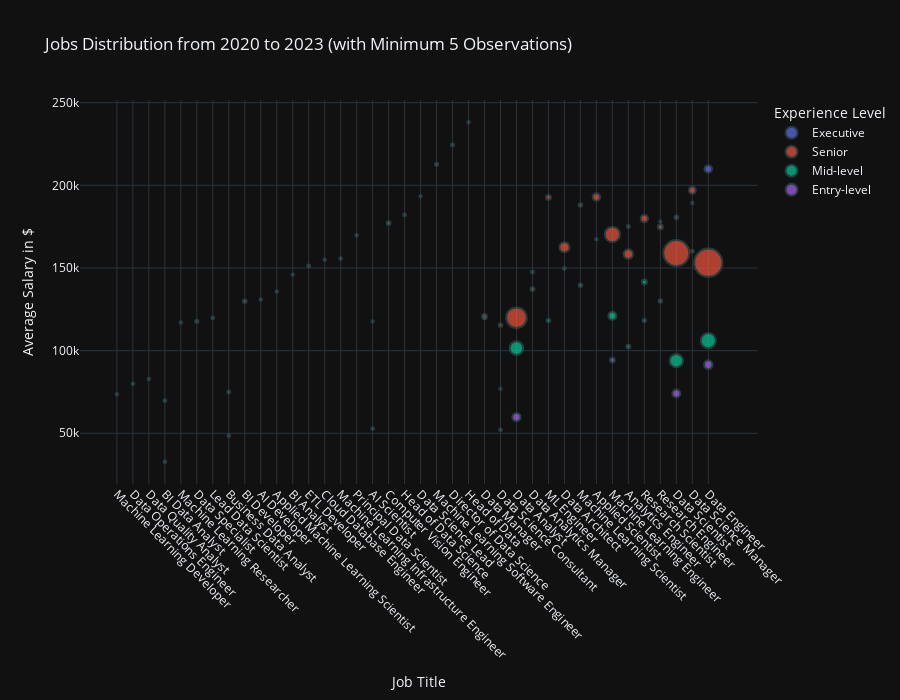

This figure's notebook cell:
### Markdown cell above
### question 1, chart 3

### Code cell
# Filtraggio dei dati per gli anni 2021, 2022, e 2023
df_filtered = df[df['work_year'].isin([2020,2021, 2022, 2023])]

# Calcolo del salario medio per titolo di lavoro ed esperienza
average_salary_by_job_experience = df_filtered.groupby(['job_title', 'experience_level'])['salary_in_usd'].mean().reset_index()
average_salary_by_job_experience.columns = ['job_title', 'experience_level', 'Salary in $']

# Calcolo del conteggio dei lavori per titolo di lavoro ed esperienza
job_counts = df_filtered.groupby(['job_title', 'experience_level'])['job_title'].count().reset_index(name='Job Count')

# Unione dei conteggi dei lavori con i dati dei salari medi
merged_data = average_salary_by_job_experience.merge(job_counts, on=['job_title', 'experience_level'])

# Ordinamento dei dati per salario in modo decrescente
merged_data_sorted = merged_data.sort_values(by='Salary in $', ascending=False)

# Filtro per considerare solo i titoli di lavoro con un numero minimo di osservazioni (es. almeno 5 osservazioni)
filtered_data = merged_data_sorted[merged_data_sorted['Job Count'] >= 5]

# Visualizzazione dei primi 10 record per controllare i dati filtrati
filtered_data.head(10)

# Creazione del bubble chart utilizzando i dati filtrati
fig_bolle = px.scatter(
    filtered_data,  # Limitazione ai primi 40 record per leggibilità
    x='job_title',
    y='Salary in $',
    size='Job Count',
    color='experience_level',
    template='plotly_dark',
    title='Jobs Distribution from 2020 to 2023 (with Minimum 5 Observations)',
    hover_name='job_title',  # Mostra il titolo del lavoro quando si passa sopra una bolla
    hover_data={'experience_level': True, 'Salary in $': True, 'Job Count': True}  # Dati aggiuntivi su hover
)

fig_bolle.update_layout(
    xaxis=dict(tickangle=45),
    xaxis_title='Job Title',
    yaxis_title='Average Salary in $',
    legend_title='Experience Level'
)

fig_bolle.update_traces(marker=dict(line=dict(width=2, color='DarkSlateGrey')))  # Contorno delle bolle
fig_bolle.update_layout(xaxis={'categoryorder':'total ascending'})  # Ordinamento delle etichette sull'asse x
fig_bolle.update_layout(height=700)  # Dimensioni del grafico
fig_bolle.show()

### Figure 1 — Plotly figure (JSON) as saved in the notebook; plotly's stock layout.template omitted (floating-point values rounded to 4 significant figures)
{"data": [{"customdata": [["Executive", 6], ["Executive", 8], ["Executive", 51], ["Executive", 5], ["Executive", 7], ["Executive", 12], ["Executive", 8]], "hovertemplate": "<b>%{hovertext}</b><br><br>experience_level=%{customdata[0]}<br>job_title=%{x}<br>Salary in $=%{y}<br>Job Count=%{customdata[1]}<extra></extra>", "hovertext": ["Head of Data", "Director of Data Science", "Data Engineer", "Data Science Manager", "Head of Data Science", "Data Scientist", "Analytics Engineer"], "legendgroup": "Executive", "marker": {"color": "#636efa", "line": {"color": "DarkSlateGrey", "width": 2}, "size": [6, 8, 51, 5, 7, 12, 8], "sizemode": "area", "sizeref": 1.795, "symbol": "circle"}, "mode": "markers", "name": "Executive", "orientation": "v", "showlegend": true, "type": "scatter", "x": ["Head of Data", "Director of Data Science", "Data Engineer", "Data Science Manager", "Head of Data Science", "Data Scientist", "Analytics Engineer"], "xaxis": "x", "y": [238200.0, 224400.0, 209900.0, 189280, 182100.0, 180600.0, 175125], "yaxis": "y"}, {"customdata": [["Senior", 9], ["Senior", 45], ["Senior", 5], ["Senior", 52], ["Senior", 21], ["Senior", 11], ["Senior", 49], ["Senior", 12], ["Senior", 22], ["Senior", 209], ["Senior", 6], ["Senior", 92], ["Senior", 608], ["Senior", 81], ["Senior", 7], ["Senior", 5], ["Senior", 718], ["Senior", 8], ["Senior", 5], ["Senior", 12], ["Senior", 11], ["Senior", 20], ["Senior", 380], ["Senior", 7], ["Senior", 9], ["Senior", 11], ["Senior", 6]], "hovertemplate": "<b>%{hovertext}</b><br><br>experience_level=%{customdata[0]}<br>job_title=%{x}<br>Salary in $=%{y}<br>Job Count=%{customdata[1]}<extra></extra>", "hovertext": ["Machine Learning Software Engineer", "Data Science Manager", "Data Science Lead", "Applied Scientist", "ML Engineer", "Machine Learning Scientist", "Research Scientist", "Computer Vision Engineer", "Research Engineer", "Machine Learning Engineer", "Principal Data Scientist", "Data Architect", "Data Scientist", "Analytics Engineer", "Machine Learning Infrastructure Engineer", "Cloud Database Engineer", "Data Engineer", "ETL Developer", "BI Analyst", "Data Analytics Manager", "BI Developer", "Data Manager", "Data Analyst", "Lead Data Scientist", "Data Specialist", "Data Science Consultant", "Data Quality Analyst"], "legendgroup": "Senior", "marker": {"color": "#EF553B", "line": {"color": "DarkSlateGrey", "width": 2}, "size": [9, 45, 5, 52, 21, 11, 49, 12, 22, 209, 6, 92, 608, 81, 7, 5, 718, 8, 5, 12, 11, 20, 380, 7, 9, 11, 6], "sizemode": "area", "sizeref": 1.795, "symbol": "circle"}, "mode": "markers", "name": "Senior", "orientation": "v", "showlegend": true, "type": "scatter", "x": ["Machine Learning Software Engineer", "Data Science Manager", "Data Science Lead", "Applied Scientist", "ML Engineer", "Machine Learning Scientist", "Research Scientist", "Computer Vision Engineer", "Research Engineer", "Machine Learning Engineer", "Principal Data Scientist", "Data Architect", "Data Scientist", "Analytics Engineer", "Machine Learning Infrastructure Engineer", "Cloud Database Engineer", "Data Engineer", "ETL Developer", "BI Analyst", "Data Analytics Manager", "BI Developer", "Data Manager", "Data Analyst", "Lead Data Scientist", "Data Specialist", "Data Science Consultant", "Data Quality Analyst"], "xaxis": "x", "y": [212700.0, 197000.0, 193400, 192900.0, 192700.0, 188100.0, 179900.0, 177100.0, 174800.0, 170300.0, 169700.0, 162500.0, 159000.0, 158400.0, 155700.0, 155000, 153200.0, 151200.0, 146000, 137195, 129800.0, 120700.0, 119900.0, 119800.0, 117800.0, 115400.0, 82860.0], "yaxis": "y"}, {"customdata": [["Mid-level", 5], ["Mid-level", 8], ["Mid-level", 7], ["Mid-level", 8], ["Mid-level", 23], ["Mid-level", 11], ["Mid-level", 6], ["Mid-level", 59], ["Mid-level", 6], ["Mid-level", 11], ["Mid-level", 5], ["Mid-level", 5], ["Mid-level", 205], ["Mid-level", 13], ["Mid-level", 167], ["Mid-level", 161], ["Mid-level", 6], ["Mid-level", 5], ["Mid-level", 8], ["Mid-level", 7]], "hovertemplate": "<b>%{hovertext}</b><br><br>experience_level=%{customdata[0]}<br>job_title=%{x}<br>Salary in $=%{y}<br>Job Count=%{customdata[1]}<extra></extra>", "hovertext": ["Research Engineer", "Data Science Manager", "Data Architect", "Data Analytics Manager", "Research Scientist", "Machine Learning Scientist", "Applied Machine Learning Scientist", "Machine Learning Engineer", "Data Manager", "ML Engineer", "AI Scientist", "Machine Learning Researcher", "Data Engineer", "Analytics Engineer", "Data Analyst", "Data Scientist", "Data Operations Engineer", "Data Science Consultant", "Business Data Analyst", "BI Data Analyst"], "legendgroup": "Mid-level", "marker": {"color": "#00cc96", "line": {"color": "DarkSlateGrey", "width": 2}, "size": [5, 8, 7, 8, 23, 11, 6, 59, 6, 11, 5, 5, 205, 13, 167, 161, 6, 5, 8, 7], "sizemode": "area", "sizeref": 1.795, "symbol": "circle"}, "mode": "markers", "name": "Mid-level", "orientation": "v", "showlegend": true, "type": "scatter", "x": ["Research Engineer", "Data Science Manager", "Data Architect", "Data Analytics Manager", "Research Scientist", "Machine Learning Scientist", "Applied Machine Learning Scientist", "Machine Learning Engineer", "Data Manager", "ML Engineer", "AI Scientist", "Machine Learning Researcher", "Data Engineer", "Analytics Engineer", "Data Analyst", "Data Scientist", "Data Operations Engineer", "Data Science Consultant", "Business Data Analyst", "BI Data Analyst"], "xaxis": "x", "y": [178000, 160200.0, 149700.0, 147500, 141600.0, 139600.0, 135800.0, 121000.0, 119800.0, 118200.0, 117700.0, 117000.0, 106100.0, 102500.0, 101500.0, 93950.0, 80000, 76980.0, 74940.0, 69740.0], "yaxis": "y"}, {"customdata": [["Entry-level", 6], ["Entry-level", 6], ["Entry-level", 10], ["Entry-level", 9], ["Entry-level", 21], ["Entry-level", 66], ["Entry-level", 59], ["Entry-level", 5], ["Entry-level", 63], ["Entry-level", 7], ["Entry-level", 7], ["Entry-level", 6], ["Entry-level", 6]], "hovertemplate": "<b>%{hovertext}</b><br><br>experience_level=%{customdata[0]}<br>job_title=%{x}<br>Salary in $=%{y}<br>Job Count=%{customdata[1]}<extra></extra>", "hovertext": ["Applied Scientist", "AI Developer", "Research Engineer", "Research Scientist", "Machine Learning Engineer", "Data Engineer", "Data Scientist", "Machine Learning Developer", "Data Analyst", "AI Scientist", "Data Science Consultant", "Business Data Analyst", "BI Data Analyst"], "legendgroup": "Entry-level", "marker": {"color": "#ab63fa", "line": {"color": "DarkSlateGrey", "width": 2}, "size": [6, 6, 10, 9, 21, 66, 59, 5, 63, 7, 7, 6, 6], "sizemode": "area", "sizeref": 1.795, "symbol": "circle"}, "mode": "markers", "name": "Entry-level", "orientation": "v", "showlegend": true, "type": "scatter", "x": ["Applied Scientist", "AI Developer", "Research Engineer", "Research Scientist", "Machine Learning Engineer", "Data Engineer", "Data Scientist", "Machine Learning Developer", "Data Analyst", "AI Scientist", "Data Science Consultant", "Business Data Analyst", "BI Data Analyst"], "xaxis": "x", "y": [167400.0, 130900.0, 130000, 118300.0, 94280.0, 91530.0, 74090.0, 73600, 59800.0, 52780.0, 52098, 48570.0, 32755], "yaxis": "y"}], "layout": {"height": 700, "legend": {"itemsizing": "constant", "title": {"text": "Experience Level"}, "tracegroupgap": 0}, "title": {"text": "Jobs Distribution from 2020 to 2023 (with Minimum 5 Observations)"}, "xaxis": {"anchor": "y", "categoryorder": "total ascending", "domain": [0, 1], "tickangle": 45, "title": {"text": "Job Title"}}, "yaxis": {"anchor": "x", "domain": [0, 1], "title": {"text": "Average Salary in $"}}}}
